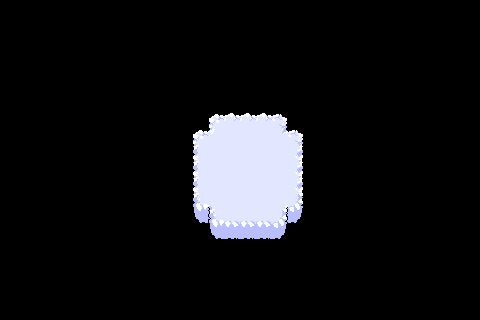

Below is a game level as drawn by its tile map, then a one-line description and the .tmx file that defines it, in full:
An orthogonal 30x20 tile map with 16x16 px tiles, 2 tile layers (walls, floor).

<map version="1.10" tiledversion="1.11.2" orientation="orthogonal" renderorder="right-down" width="30" height="20" tilewidth="16" tileheight="16" infinite="0" nextlayerid="3" nextobjectid="1">
 <tileset firstgid="1" source="tutorial.tsx" />
 <layer id="2" name="walls" width="30" height="20">
  <data encoding="csv">
0,0,0,0,0,0,0,0,0,0,0,0,0,0,0,0,0,0,0,0,0,0,0,0,0,0,0,0,0,0,
0,0,0,0,0,0,0,0,0,0,0,0,0,0,0,0,0,0,0,0,0,0,0,0,0,0,0,0,0,0,
0,0,0,0,0,0,0,0,0,0,0,0,0,0,0,0,0,0,0,0,0,0,0,0,0,0,0,0,0,0,
0,0,0,0,0,0,0,0,0,0,0,0,0,0,0,0,0,0,0,0,0,0,0,0,0,0,0,0,0,0,
0,0,0,0,0,0,0,0,0,0,0,0,0,0,0,0,0,0,0,0,0,0,0,0,0,0,0,0,0,0,
0,0,0,0,0,0,0,0,0,0,0,0,0,0,0,0,0,0,0,0,0,0,0,0,0,0,0,0,0,0,
0,0,0,0,0,0,0,0,0,0,0,0,0,0,0,0,0,0,0,0,0,0,0,0,0,0,0,0,0,0,
0,0,0,0,0,0,0,0,0,0,0,0,0,0,0,0,0,0,0,0,0,0,0,0,0,0,0,0,0,0,
0,0,0,0,0,0,0,0,0,0,0,0,0,0,0,0,0,0,0,0,0,0,0,0,0,0,0,0,0,0,
0,0,0,0,0,0,0,0,0,0,0,0,0,0,0,0,0,0,0,0,0,0,0,0,0,0,0,0,0,0,
0,0,0,0,0,0,0,0,0,0,0,0,0,0,0,0,0,0,0,0,0,0,0,0,0,0,0,0,0,0,
0,0,0,0,0,0,0,0,0,0,0,0,0,0,0,0,0,0,0,0,0,0,0,0,0,0,0,0,0,0,
0,0,0,0,0,0,0,0,0,0,0,0,0,0,0,0,0,0,0,0,0,0,0,0,0,0,0,0,0,0,
0,0,0,0,0,0,0,0,0,0,0,0,25,26,0,0,0,26,27,0,0,0,0,0,0,0,0,0,0,0,
0,0,0,0,0,0,0,0,0,0,0,0,0,25,26,26,26,27,0,0,0,0,0,0,0,0,0,0,0,0,
0,0,0,0,0,0,0,0,0,0,0,0,0,0,0,0,0,0,0,0,0,0,0,0,0,0,0,0,0,0,
0,0,0,0,0,0,0,0,0,0,0,0,0,0,0,0,0,0,0,0,0,0,0,0,0,0,0,0,0,0,
0,0,0,0,0,0,0,0,0,0,0,0,0,0,0,0,0,0,0,0,0,0,0,0,0,0,0,0,0,0,
0,0,0,0,0,0,0,0,0,0,0,0,0,0,0,0,0,0,0,0,0,0,0,0,0,0,0,0,0,0,
0,0,0,0,0,0,0,0,0,0,0,0,0,0,0,0,0,0,0,0,0,0,0,0,0,0,0,0,0,0
</data>
 </layer>
 <layer id="1" name="floor" width="30" height="20">
  <data encoding="csv">
0,0,0,0,0,0,0,0,0,0,0,0,0,0,0,0,0,0,0,0,0,0,0,0,0,0,0,0,0,0,
0,0,0,0,0,0,0,0,0,0,0,0,0,0,0,0,0,0,0,0,0,0,0,0,0,0,0,0,0,0,
0,0,0,0,0,0,0,0,0,0,0,0,0,0,0,0,0,0,0,0,0,0,0,0,0,0,0,0,0,0,
0,0,0,0,0,0,0,0,0,0,0,0,0,0,0,0,0,0,0,0,0,0,0,0,0,0,0,0,0,0,
0,0,0,0,0,0,0,0,0,0,0,0,0,0,0,0,0,0,0,0,0,0,0,0,0,0,0,0,0,0,
0,0,0,0,0,0,0,0,0,0,0,0,0,0,0,0,0,0,0,0,0,0,0,0,0,0,0,0,0,0,
0,0,0,0,0,0,0,0,0,0,0,0,0,0,0,0,0,0,0,0,0,0,0,0,0,0,0,0,0,0,
0,0,0,0,0,0,0,0,0,0,0,0,0,1,2,2,2,3,0,0,0,0,0,0,0,0,0,0,0,0,
0,0,0,0,0,0,0,0,0,0,0,0,1,4,10,10,10,5,3,0,0,0,0,0,0,0,0,0,0,0,
0,0,0,0,0,0,0,0,0,0,0,0,9,10,10,10,10,10,11,0,0,0,0,0,0,0,0,0,0,0,
0,0,0,0,0,0,0,0,0,0,0,0,9,10,10,10,10,10,11,0,0,0,0,0,0,0,0,0,0,0,
0,0,0,0,0,0,0,0,0,0,0,0,9,10,10,10,10,10,11,0,0,0,0,0,0,0,0,0,0,0,
0,0,0,0,0,0,0,0,0,0,0,0,17,12,10,10,10,13,19,0,0,0,0,0,0,0,0,0,0,0,
0,0,0,0,0,0,0,0,0,0,0,0,0,17,18,18,18,19,0,0,0,0,0,0,0,0,0,0,0,0,
0,0,0,0,0,0,0,0,0,0,0,0,0,0,0,0,0,0,0,0,0,0,0,0,0,0,0,0,0,0,
0,0,0,0,0,0,0,0,0,0,0,0,0,0,0,0,0,0,0,0,0,0,0,0,0,0,0,0,0,0,
0,0,0,0,0,0,0,0,0,0,0,0,0,0,0,0,0,0,0,0,0,0,0,0,0,0,0,0,0,0,
0,0,0,0,0,0,0,0,0,0,0,0,0,0,0,0,0,0,0,0,0,0,0,0,0,0,0,0,0,0,
0,0,0,0,0,0,0,0,0,0,0,0,0,0,0,0,0,0,0,0,0,0,0,0,0,0,0,0,0,0,
0,0,0,0,0,0,0,0,0,0,0,0,0,0,0,0,0,0,0,0,0,0,0,0,0,0,0,0,0,0
</data>
 </layer>
</map>
